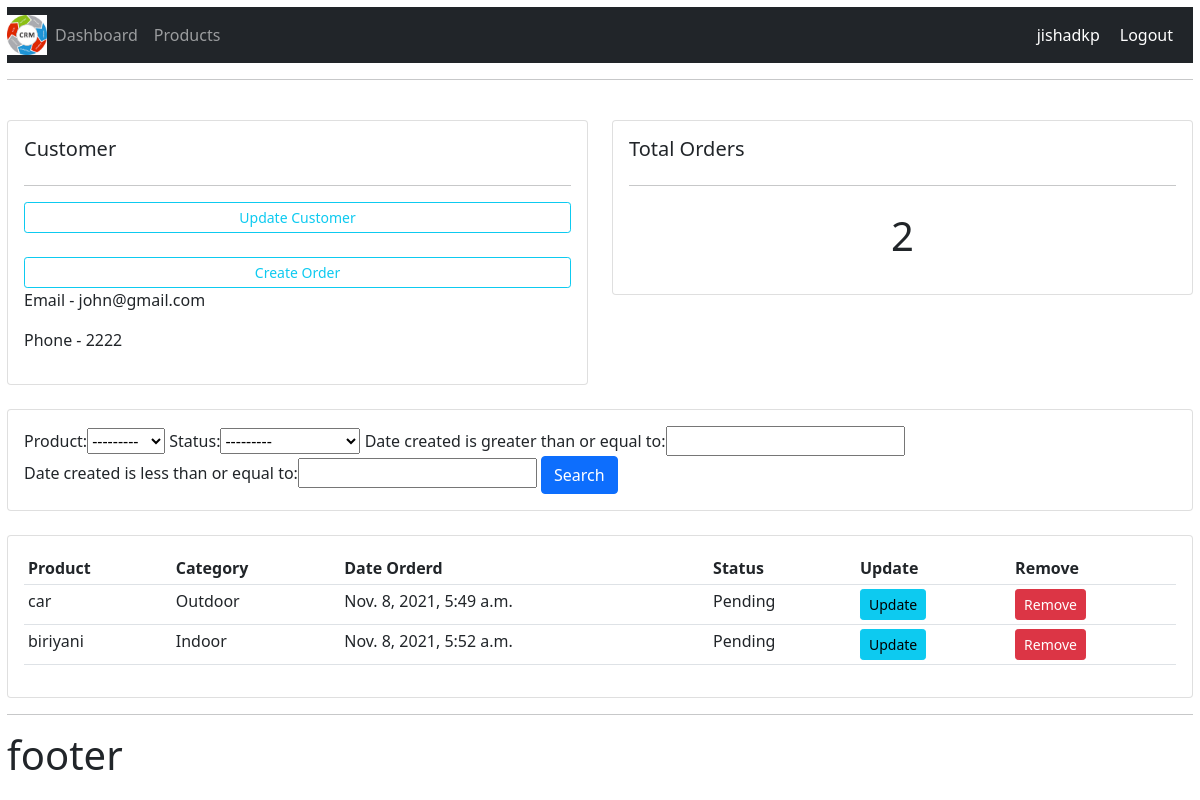
/customer/2 (signed in), run on the app's committed database.
### accounts/models.py (models this page shows, shortened)
class Customer(models.Model):
    user = models.OneToOneField(User,null=True,blank = True,on_delete=models.CASCADE)
    name = models.CharField(max_length = 100, null=True)
    phone = models.CharField(max_length =14, null=True)
    email = models.EmailField(max_length =100, null=True)
    profile_pic = models.ImageField(default = "profile.png",null = True,blank = True)
    date_created = models.DateTimeField(auto_now_add=True, null=True)

class Order(models.Model):
    STATUS =(
        ('Pending','Pending'),
        ('Out for delivery','Out for delivery'),
        ('Delivered','Delivered'),
    )
    customer = models.ForeignKey(Customer, null=True, on_delete=models.SET_NULL)
    product = models.ForeignKey(Product, null=True, on_delete=models.SET_NULL)
    date_created = models.DateTimeField(auto_now_add = True, null = True)
    status = models.CharField(max_length = 100,choices = STATUS)

class Product(models.Model):
    CATEGORY = (
        ('Indoor','Indoor'),
        ('Outdoor','Outdoor'),
    )
    name = models.CharField(max_length =100, null=True)
    price = models.FloatField(null=True)
    category = models.CharField(max_length =100, null=True,choices=CATEGORY)
    description = models.CharField(max_length =1000, null=True,blank=True)
    date_created = models.DateTimeField(auto_now_add=True, null=True)
    tags = models.ManyToManyField(Tag)
    def __str__(self):
        return self.name or ''

### accounts/decorators.py (the view)
		def wrapper_func(request, *args, **kwargs):
			group = None
			if request.user.groups.exists():
				group = request.user.groups.all()[0].name
			if group in allowed_roles:
				return view_func(request, *args, **kwargs)
			else:
				return HttpResponse('You are not authorized to view this page')

### accounts/views.py (called while the page is built)
@login_required( login_url='login')
@allowed_users(allowed_roles=['admin'])
def customer(request,pk):
    customer = Customer.objects.get(id=pk)
    orders = customer.order_set.all()
    total_orders = orders.count()
    Filter = orderFilters(request.GET,queryset = orders)
    orders = Filter.qs
    context ={'customer' : customer,'orders':orders,'total_orders':total_orders,'Filter':Filter}
    return render(request, 'accounts/customer.html',context)

### accounts/templates/accounts/customer.html
{%  extends 'accounts/main.html' %}
{% block content %}
	<br>
<div class="row">
	<div class="col-md">
		<div class="card card-body">
			<h5>Customer </h5>
			<hr>
			<a class="btn btn-outline-info  btn-sm btn-block" href="">Update Customer</a><br>
			<a class="btn btn-outline-info  btn-sm btn-block" href="{% url 'create_order' customer.id %}">Create Order </a>
			<p>Email  - {{customer.email}}</p>
			<p>Phone - {{customer.phone}}</p>
		</div>
	</div>
	<div class="col-md">
		<div class="card card-body">
			<h5>Total Orders</h5>
			<hr>
			<h1 style="text-align: center;padding: 10px">{{total_orders}}</h1>
		</div>
	</div>
</div>
<br>
<div class="row">
	<div class="col">
		<div class="card card-body">
			<form method="get">
				{{Filter.form}}
		    <button class="btn btn-primary" type="submit">Search</button>
		  </form>
		</div>
	</div>
</div>
<br>
<div class="row">
	<div class="col-md">
		<div class="card card-body">
			<table class="table table-sm">
				<tr>
					<th>Product</th>
					<th>Category</th>
					<th>Date Orderd</th>
					<th>Status</th>
					<th>Update</th>
					<th>Remove</th>
				</tr>
				{% for order in orders %}
				<tr>
					<td>{{order.product}}</td>
					<td>{{order.product.category}}</td>
					<td>{{order.date_created}}</td>
					<td>{{order.status}}</td>
					<td><a class="btn btn-sm btn-info" href="{% url 'update_order' order.id %}">Update</a></td>
				    <td><a class="btn btn-sm btn-danger" href="{% url 'deleteorder' order.id %}">Remove</a></td>
			    </tr>
				{% endfor %}
			</table>
		</div>
	</div>
</div>
{% endblock %}

### accounts/templates/accounts/nav.html (shortened to what this page needs)
{% load static %}
<nav class="navbar navbar-expand-lg navbar-dark bg-dark"  >
    <img src="{% static 'images/logo.png' %}" alt="" height="40px" width="40px" padding="40px">
    <div class="collapse navbar-collapse" id="navbarNav">
      <ul class="navbar-nav">
       {% if request.user.is_staff %}
        <li class="nav-item active">
          <a class="nav-link" href="#">Dashboard</a>
        </li>
        <li class="nav-item">
          <a class="nav-link" href="#">Products</a>
        </li>
        {% else %}
        <li class="nav-item">
          <a class="nav-link" href="{% url 'accsettings' %}">Settings</a>
        {% endif %}
      </ul>
    </div>
    <span class="hello">{{request.user}}</span>
    <span class="hello"><a style="" href="{% url 'logout' %}"> Logout</a></span>
  </nav>

### static/css/main.css (style rules this page uses)
body { background-color: #ebeff5; padding: 7px; }

### accounts/templates/accounts/nav.html (style rules this page uses)
.hello { color: white; margin-right: 20px; font-size: 18 px; }
a { text-decoration: none; color: white; }

### data on the page
Customer: email "john@gmail.com", phone "2222"
Order: product "car", product.category "Outdoor", date_created "Nov. 8, 2021, 5:49 a.m.", status "Pending"
Order: product "biriyani", product.category "Indoor", date_created "Nov. 8, 2021, 5:52 a.m.", status "Pending"

### other printed values
{{ request.user }} "jishadkp"
{{ total_orders }} "2"
